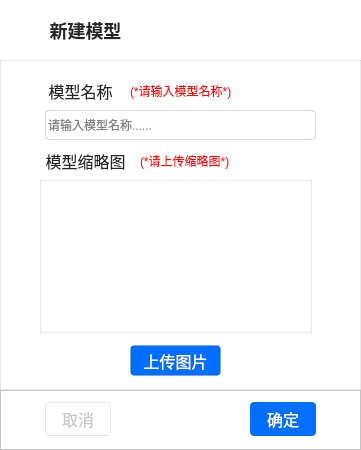
                    <widget class="QWidget" name="modulea_edialog" native="true">
                     <property name="geometry">
                      <rect>
                       <x>840</x>
                       <y>70</y>
                       <width>361</width>
                       <height>450</height>
                      </rect>
                     </property>
                     <property name="styleSheet">
                      <string notr="true">background-color:white</string>
                     </property>
                     <layout class="QVBoxLayout" name="verticalLayout_14" stretch="1,3,1">
                      <property name="spacing">
                       <number>0</number>
                      </property>
                      <property name="leftMargin">
                       <number>0</number>
                      </property>
                      <property name="topMargin">
                       <number>0</number>
                      </property>
                      <property name="rightMargin">
                       <number>0</number>
                      </property>
                      <property name="bottomMargin">
                       <number>0</number>
                      </property>
                      <item>
                       <widget class="QWidget" name="widget_26" native="true">
                        <property name="maximumSize">
                         <size>
                          <width>16777215</width>
                          <height>60</height>
                         </size>
                        </property>
                        <property name="autoFillBackground">
                         <bool>false</bool>
                        </property>
                        <widget class="QToolButton" name="ea_close">
                         <property name="geometry">
                          <rect>
                           <x>330</x>
                           <y>0</y>
                           <width>30</width>
                           <height>30</height>
                          </rect>
                         </property>
                         <property name="minimumSize">
                          <size>
                           <width>30</width>
                           <height>30</height>
                          </size>
                         </property>
                         <property name="maximumSize">
                          <size>
                           <width>30</width>
                           <height>30</height>
                          </size>
                         </property>
                         <property name="cursor">
                          <cursorShape>PointingHandCursor</cursorShape>
                         </property>
                         <property name="toolTip">
                          <string>关闭</string>
                         </property>
                         <property name="styleSheet">
                          <string notr="true">QToolButton:hover{
	background-color:transparent;
	background-image: url(:/twoDdisplay/closehover);
    border:0px;}

QToolButton {
	background-color:transparent;
	background-image: url(:/twoDdisplay/close);
    border:0px;
}

</string>
                         </property>
                         <property name="text">
                          <string/>
                         </property>
                        </widget>
                        <widget class="QLabel" name="e_aname">
                         <property name="geometry">
                          <rect>
                           <x>45</x>
                           <y>15</y>
                           <width>81</width>
                           <height>31</height>
                          </rect>
                         </property>
                         <property name="autoFillBackground">
                          <bool>false</bool>
                         </property>
                         <property name="styleSheet">
                          <string notr="true">font-size: 18px;
font-weight: 500;
color: #262626;</string>
                         </property>
                         <property name="text">
                          <string>新建模型</string>
                         </property>
                         <property name="textFormat">
                          <enum>Qt::PlainText</enum>
                         </property>
                         <property name="alignment">
                          <set>Qt::AlignCenter</set>
                         </property>
                        </widget>
                        <widget class="QLabel" name="label_53">
                         <property name="geometry">
                          <rect>
                           <x>10</x>
                           <y>15</y>
                           <width>31</width>
                           <height>31</height>
                          </rect>
                         </property>
                         <property name="text">
                          <string/>
                         </property>
                         <property name="pixmap">
                          <pixmap resource="twoDdisplay.qrc">:/twoDdisplay/images/adddxq.png</pixmap>
                         </property>
                        </widget>
                       </widget>
                      </item>
                      <item>
                       <widget class="QWidget" name="widget_13" native="true">
                        <property name="styleSheet">
                         <string notr="true">border:1px solid rgba(38,38,38,0.1000)</string>
                        </property>
                        <widget class="QLabel" name="label_54">
                         <property name="geometry">
                          <rect>
                           <x>45</x>
                           <y>20</y>
                           <width>71</width>
                           <height>21</height>
                          </rect>
                         </property>
                         <property name="styleSheet">
                          <string notr="true">font-size: 16px;
font-family: Microsoft Yahei;
font-weight: 400;
color: #262626;
border:none;</string>
                         </property>
                         <property name="text">
                          <string>模型名称</string>
                         </property>
                         <property name="alignment">
                          <set>Qt::AlignCenter</set>
                         </property>
                        </widget>
                        <widget class="QLineEdit" name="modulename_edit">
                         <property name="geometry">
                          <rect>
                           <x>45</x>
                           <y>50</y>
                           <width>271</width>
                           <height>30</height>
                          </rect>
                         </property>
                         <property name="styleSheet">
                          <string notr="true">border-radius: 4px;
border: 1px solid rgba(38,38,38,0.1700);
font-family:&quot;Microsoft Yahei&quot;;</string>
                         </property>
                         <property name="text">
                          <string/>
                         </property>
                         <property name="placeholderText">
                          <string>请输入模型名称......</string>
                         </property>
                        </widget>
                        <widget class="QLabel" name="label_55">
                         <property name="geometry">
                          <rect>
                           <x>45</x>
                           <y>90</y>
                           <width>81</width>
                           <height>21</height>
                          </rect>
                         </property>
                         <property name="styleSheet">
                          <string notr="true">font-size: 16px;
font-family: Microsoft Yahei;
font-weight: 400;
color: #262626;
border:none;</string>
                         </property>
                         <property name="text">
                          <string>模型缩略图</string>
                         </property>
                         <property name="alignment">
                          <set>Qt::AlignCenter</set>
                         </property>
                        </widget>
                        <widget class="QToolButton" name="imgupload">
                         <property name="geometry">
                          <rect>
                           <x>130</x>
                           <y>285</y>
                           <width>91</width>
                           <height>31</height>
                          </rect>
                         </property>
                         <property name="cursor">
                          <cursorShape>PointingHandCursor</cursorShape>
                         </property>
                         <property name="styleSheet">
                          <string notr="true">font-size: 16px;
color: #ffffff;
background: #006FFE;
border-radius: 4px;</string>
                         </property>
                         <property name="text">
                          <string>上传图片</string>
                         </property>
                        </widget>
                        <widget class="QLabel" name="module_thumnail">
                         <property name="geometry">
                          <rect>
                           <x>40</x>
                           <y>120</y>
                           <width>272</width>
                           <height>153</height>
                          </rect>
                         </property>
                         <property name="styleSheet">
                          <string notr="true">border-image:url(:/twoDdisplay/defaultimg);</string>
                         </property>
                         <property name="text">
                          <string/>
                         </property>
                         <property name="scaledContents">
                          <bool>true</bool>
                         </property>
                        </widget>
                        <widget class="QLabel" name="namewarning">
                         <property name="geometry">
                          <rect>
                           <x>130</x>
                           <y>20</y>
                           <width>111</width>
                           <height>21</height>
                          </rect>
                         </property>
                         <property name="styleSheet">
                          <string notr="true">border:0;
color:red;</string>
                         </property>
                         <property name="text">
                          <string>(*请输入模型名称*)</string>
                         </property>
                        </widget>
                        <widget class="QLabel" name="imgwarning">
                         <property name="geometry">
                          <rect>
                           <x>140</x>
                           <y>90</y>
                           <width>101</width>
                           <height>21</height>
                          </rect>
                         </property>
                         <property name="styleSheet">
                          <string notr="true">border:0;
color:red;</string>
                         </property>
                         <property name="text">
                          <string>(*请上传缩略图*)</string>
                         </property>
                        </widget>
                       </widget>
                      </item>
                      <item>
                       <widget class="QFrame" name="frame">
                        <property name="maximumSize">
                         <size>
                          <width>16777215</width>
                          <height>60</height>
                         </size>
                        </property>
                        <property name="frameShape">
                         <enum>QFrame::StyledPanel</enum>
                        </property>
                        <property name="frameShadow">
                         <enum>QFrame::Raised</enum>
                        </property>
                        <widget class="QToolButton" name="xj_cancel">
                         <property name="geometry">
                          <rect>
                           <x>45</x>
                           <y>12</y>
                           <width>66</width>
                           <height>34</height>
                          </rect>
                         </property>
                         <property name="minimumSize">
                          <size>
                           <width>66</width>
                           <height>34</height>
                          </size>
                         </property>
                         <property name="maximumSize">
                          <size>
                           <width>66</width>
                           <height>34</height>
                          </size>
                         </property>
                         <property name="cursor">
                          <cursorShape>PointingHandCursor</cursorShape>
                         </property>
                         <property name="styleSheet">
                          <string notr="true">font-size: 16px;
color: rgb(200,200,200);
border-radius: 4px;
border:1px solid rgb(230,230,230)
</string>
                         </property>
                         <property name="text">
                          <string>取消</string>
                         </property>
                        </widget>
                        <widget class="QToolButton" name="xj_ok">
                         <property name="geometry">
                          <rect>
                           <x>250</x>
                           <y>12</y>
                           <width>66</width>
                           <height>34</height>
                          </rect>
                         </property>
                         <property name="minimumSize">
                          <size>
                           <width>66</width>
                           <height>34</height>
                          </size>
                         </property>
                         <property name="maximumSize">
                          <size>
                           <width>34</width>
                           <height>16777215</height>
                          </size>
                         </property>
                         <property name="cursor">
                          <cursorShape>PointingHandCursor</cursorShape>
                         </property>
                         <property name="styleSheet">
                          <string notr="true">font-size: 16px;
color: #ffffff;
background: #006FFE;
border-radius: 4px;

</string>
                         </property>
                         <property name="text">
                          <string>确定</string>
                         </property>
                        </widget>
                       </widget>
                      </item>
                     </layout>
                     <zorder>widget_26</zorder>
                     <zorder>frame</zorder>
                     <zorder>widget_13</zorder>
                    </widget>
